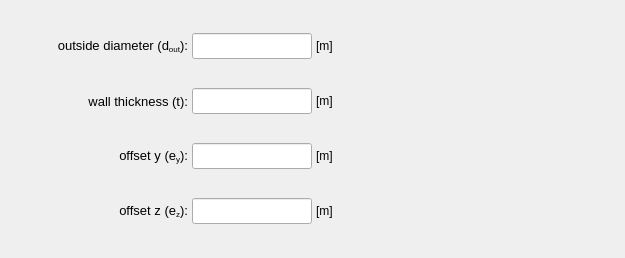
         <widget class="QWidget" name="tab_circular_section">
          <attribute name="title">
           <string>Circular</string>
          </attribute>
          <layout class="QGridLayout" name="gridLayout_29">
           <property name="leftMargin">
            <number>4</number>
           </property>
           <property name="topMargin">
            <number>4</number>
           </property>
           <property name="rightMargin">
            <number>4</number>
           </property>
           <property name="bottomMargin">
            <number>4</number>
           </property>
           <property name="spacing">
            <number>4</number>
           </property>
           <item row="0" column="0">
            <widget class="QFrame" name="frame_14">
             <property name="frameShape">
              <enum>QFrame::NoFrame</enum>
             </property>
             <property name="frameShadow">
              <enum>QFrame::Raised</enum>
             </property>
             <layout class="QGridLayout" name="gridLayout_27">
              <property name="leftMargin">
               <number>4</number>
              </property>
              <property name="topMargin">
               <number>4</number>
              </property>
              <property name="rightMargin">
               <number>4</number>
              </property>
              <property name="bottomMargin">
               <number>4</number>
              </property>
              <property name="spacing">
               <number>4</number>
              </property>
              <item row="0" column="0">
               <spacer name="horizontalSpacer_14">
                <property name="orientation">
                 <enum>Qt::Horizontal</enum>
                </property>
                <property name="sizeHint" stdset="0">
                 <size>
                  <width>40</width>
                  <height>20</height>
                 </size>
                </property>
               </spacer>
              </item>
              <item row="0" column="1">
               <widget class="QLabel" name="label_43">
                <property name="minimumSize">
                 <size>
                  <width>140</width>
                  <height>26</height>
                 </size>
                </property>
                <property name="maximumSize">
                 <size>
                  <width>160</width>
                  <height>26</height>
                 </size>
                </property>
                <property name="font">
                 <font>
                  <family>MS Shell Dlg 2</family>
                  <pointsize>10</pointsize>
                  <weight>50</weight>
                  <italic>false</italic>
                  <bold>false</bold>
                 </font>
                </property>
                <property name="text">
                 <string>&lt;html&gt;&lt;head/&gt;&lt;body&gt;&lt;p align=&quot;right&quot;&gt;outside diameter (d&lt;span style=&quot; vertical-align:sub;&quot;&gt;out&lt;/span&gt;):&lt;/p&gt;&lt;/body&gt;&lt;/html&gt;</string>
                </property>
                <property name="alignment">
                 <set>Qt::AlignRight|Qt::AlignTrailing|Qt::AlignVCenter</set>
                </property>
               </widget>
              </item>
              <item row="0" column="3">
               <widget class="QLabel" name="label_115">
                <property name="minimumSize">
                 <size>
                  <width>35</width>
                  <height>26</height>
                 </size>
                </property>
                <property name="maximumSize">
                 <size>
                  <width>35</width>
                  <height>26</height>
                 </size>
                </property>
                <property name="text">
                 <string>[m]</string>
                </property>
                <property name="alignment">
                 <set>Qt::AlignLeading|Qt::AlignLeft|Qt::AlignVCenter</set>
                </property>
               </widget>
              </item>
              <item row="0" column="2">
               <widget class="QLineEdit" name="lineEdit_outside_diameter_circular_section">
                <property name="minimumSize">
                 <size>
                  <width>120</width>
                  <height>26</height>
                 </size>
                </property>
                <property name="maximumSize">
                 <size>
                  <width>120</width>
                  <height>26</height>
                 </size>
                </property>
                <property name="font">
                 <font>
                  <pointsize>10</pointsize>
                  <weight>50</weight>
                  <italic>false</italic>
                  <bold>false</bold>
                 </font>
                </property>
                <property name="styleSheet">
                 <string notr="true"/>
                </property>
                <property name="text">
                 <string/>
                </property>
                <property name="alignment">
                 <set>Qt::AlignCenter</set>
                </property>
                <property name="clearButtonEnabled">
                 <bool>true</bool>
                </property>
               </widget>
              </item>
              <item row="1" column="2">
               <widget class="QLineEdit" name="lineEdit_wall_thickness_circular_section">
                <property name="minimumSize">
                 <size>
                  <width>120</width>
                  <height>26</height>
                 </size>
                </property>
                <property name="maximumSize">
                 <size>
                  <width>120</width>
                  <height>26</height>
                 </size>
                </property>
                <property name="font">
                 <font>
                  <pointsize>10</pointsize>
                  <weight>50</weight>
                  <italic>false</italic>
                  <bold>false</bold>
                 </font>
                </property>
                <property name="focusPolicy">
                 <enum>Qt::StrongFocus</enum>
                </property>
                <property name="toolTip">
                 <string>&lt;html&gt;&lt;head/&gt;&lt;body&gt;&lt;p&gt;Insert a value for wall thickness.&lt;/p&gt;&lt;p&gt;(*) Let the input field blank for massive beam.&lt;/p&gt;&lt;/body&gt;&lt;/html&gt;</string>
                </property>
                <property name="styleSheet">
                 <string notr="true"/>
                </property>
                <property name="alignment">
                 <set>Qt::AlignCenter</set>
                </property>
                <property name="clearButtonEnabled">
                 <bool>true</bool>
                </property>
               </widget>
              </item>
              <item row="1" column="1">
               <widget class="QLabel" name="label_65">
                <property name="minimumSize">
                 <size>
                  <width>100</width>
                  <height>26</height>
                 </size>
                </property>
                <property name="maximumSize">
                 <size>
                  <width>160</width>
                  <height>26</height>
                 </size>
                </property>
                <property name="font">
                 <font>
                  <family>MS Shell Dlg 2</family>
                  <pointsize>10</pointsize>
                  <weight>50</weight>
                  <italic>false</italic>
                  <bold>false</bold>
                 </font>
                </property>
                <property name="text">
                 <string>wall thickness (t):</string>
                </property>
                <property name="alignment">
                 <set>Qt::AlignRight|Qt::AlignTrailing|Qt::AlignVCenter</set>
                </property>
               </widget>
              </item>
              <item row="3" column="3">
               <widget class="QLabel" name="label_118">
                <property name="minimumSize">
                 <size>
                  <width>35</width>
                  <height>26</height>
                 </size>
                </property>
                <property name="maximumSize">
                 <size>
                  <width>35</width>
                  <height>26</height>
                 </size>
                </property>
                <property name="text">
                 <string>[m]</string>
                </property>
                <property name="alignment">
                 <set>Qt::AlignLeading|Qt::AlignLeft|Qt::AlignVCenter</set>
                </property>
               </widget>
              </item>
              <item row="1" column="3">
               <widget class="QLabel" name="label_116">
                <property name="minimumSize">
                 <size>
                  <width>35</width>
                  <height>26</height>
                 </size>
                </property>
                <property name="maximumSize">
                 <size>
                  <width>35</width>
                  <height>26</height>
                 </size>
                </property>
                <property name="text">
                 <string>[m]</string>
                </property>
                <property name="alignment">
                 <set>Qt::AlignLeading|Qt::AlignLeft|Qt::AlignVCenter</set>
                </property>
               </widget>
              </item>
              <item row="2" column="1">
               <widget class="QLabel" name="label_119">
                <property name="minimumSize">
                 <size>
                  <width>100</width>
                  <height>26</height>
                 </size>
                </property>
                <property name="maximumSize">
                 <size>
                  <width>160</width>
                  <height>26</height>
                 </size>
                </property>
                <property name="font">
                 <font>
                  <pointsize>10</pointsize>
                 </font>
                </property>
                <property name="text">
                 <string>&lt;html&gt;&lt;head/&gt;&lt;body&gt;&lt;p&gt;offset y (e&lt;span style=&quot; vertical-align:sub;&quot;&gt;y&lt;/span&gt;):&lt;/p&gt;&lt;/body&gt;&lt;/html&gt;</string>
                </property>
                <property name="alignment">
                 <set>Qt::AlignRight|Qt::AlignTrailing|Qt::AlignVCenter</set>
                </property>
               </widget>
              </item>
              <item row="2" column="3">
               <widget class="QLabel" name="label_120">
                <property name="minimumSize">
                 <size>
                  <width>35</width>
                  <height>26</height>
                 </size>
                </property>
                <property name="maximumSize">
                 <size>
                  <width>35</width>
                  <height>26</height>
                 </size>
                </property>
                <property name="text">
                 <string>[m]</string>
                </property>
                <property name="alignment">
                 <set>Qt::AlignLeading|Qt::AlignLeft|Qt::AlignVCenter</set>
                </property>
               </widget>
              </item>
              <item row="3" column="1">
               <widget class="QLabel" name="label_117">
                <property name="minimumSize">
                 <size>
                  <width>100</width>
                  <height>26</height>
                 </size>
                </property>
                <property name="maximumSize">
                 <size>
                  <width>160</width>
                  <height>26</height>
                 </size>
                </property>
                <property name="font">
                 <font>
                  <pointsize>10</pointsize>
                 </font>
                </property>
                <property name="text">
                 <string>&lt;html&gt;&lt;head/&gt;&lt;body&gt;&lt;p&gt;offset z (e&lt;span style=&quot; vertical-align:sub;&quot;&gt;z&lt;/span&gt;):&lt;/p&gt;&lt;/body&gt;&lt;/html&gt;</string>
                </property>
                <property name="alignment">
                 <set>Qt::AlignRight|Qt::AlignTrailing|Qt::AlignVCenter</set>
                </property>
               </widget>
              </item>
              <item row="2" column="2">
               <widget class="QLineEdit" name="lineEdit_offsety_circular_section">
                <property name="minimumSize">
                 <size>
                  <width>120</width>
                  <height>26</height>
                 </size>
                </property>
                <property name="maximumSize">
                 <size>
                  <width>120</width>
                  <height>26</height>
                 </size>
                </property>
                <property name="font">
                 <font>
                  <pointsize>10</pointsize>
                  <weight>50</weight>
                  <italic>false</italic>
                  <bold>false</bold>
                 </font>
                </property>
                <property name="focusPolicy">
                 <enum>Qt::StrongFocus</enum>
                </property>
                <property name="styleSheet">
                 <string notr="true"/>
                </property>
                <property name="alignment">
                 <set>Qt::AlignCenter</set>
                </property>
                <property name="clearButtonEnabled">
                 <bool>true</bool>
                </property>
               </widget>
              </item>
              <item row="3" column="2">
               <widget class="QLineEdit" name="lineEdit_offsetz_circular_section">
                <property name="minimumSize">
                 <size>
                  <width>120</width>
                  <height>26</height>
                 </size>
                </property>
                <property name="maximumSize">
                 <size>
                  <width>120</width>
                  <height>26</height>
                 </size>
                </property>
                <property name="font">
                 <font>
                  <pointsize>10</pointsize>
                  <weight>50</weight>
                  <italic>false</italic>
                  <bold>false</bold>
                 </font>
                </property>
                <property name="focusPolicy">
                 <enum>Qt::StrongFocus</enum>
                </property>
                <property name="styleSheet">
                 <string notr="true"/>
                </property>
                <property name="alignment">
                 <set>Qt::AlignCenter</set>
                </property>
                <property name="clearButtonEnabled">
                 <bool>true</bool>
                </property>
               </widget>
              </item>
              <item row="0" column="4">
               <spacer name="horizontalSpacer_15">
                <property name="orientation">
                 <enum>Qt::Horizontal</enum>
                </property>
                <property name="sizeHint" stdset="0">
                 <size>
                  <width>40</width>
                  <height>20</height>
                 </size>
                </property>
               </spacer>
              </item>
             </layout>
            </widget>
           </item>
           <item row="0" column="1">
            <widget class="QFrame" name="frame_15">
             <property name="frameShape">
              <enum>QFrame::NoFrame</enum>
             </property>
             <property name="frameShadow">
              <enum>QFrame::Raised</enum>
             </property>
             <layout class="QGridLayout" name="gridLayout_28">
              <item row="0" column="0">
               <widget class="QLabel" name="label_7">
                <property name="minimumSize">
                 <size>
                  <width>204</width>
                  <height>232</height>
                 </size>
                </property>
                <property name="maximumSize">
                 <size>
                  <width>204</width>
                  <height>232</height>
                 </size>
                </property>
                <property name="text">
                 <string/>
                </property>
                <property name="pixmap">
                 <pixmap>../../../../figures/Circular.PNG</pixmap>
                </property>
                <property name="scaledContents">
                 <bool>true</bool>
                </property>
               </widget>
              </item>
             </layout>
            </widget>
           </item>
          </layout>
         </widget>
